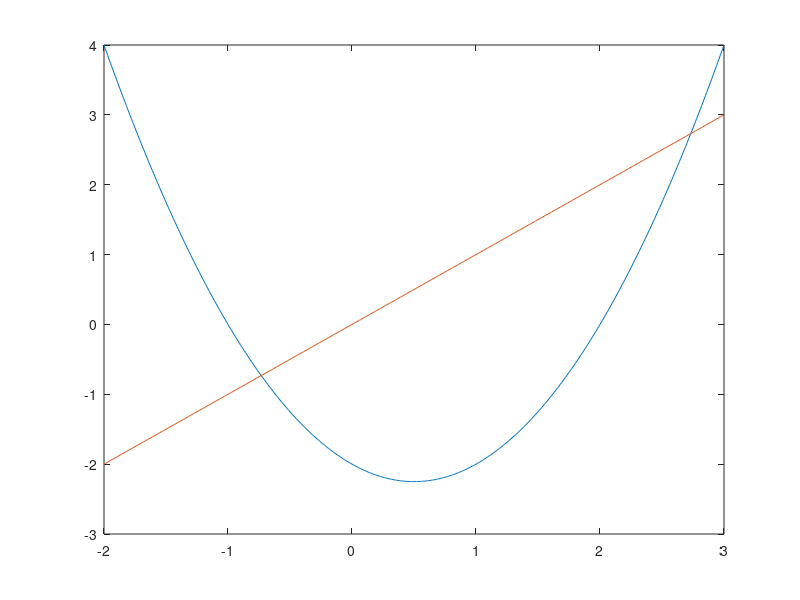

Write MATLAB code to recreate this figure. (Note: this script raises an error after producing the figure.)
%% Define implicit function
implicit_func = @(x) x.^2 - x - 2;
%%
% define x vector
x = -2:0.01:3;
% calcualte y values
y = implicit_func(x);
%%
% I'm plotting functions
plot(x,y,'DisplayName',"1"); hold on
plot(x,x,'DisplayName',"2")
% plot(x,zeros(1,length(x)))
yline(0,'HandleVisibility','off')
xline(0,'HandleVisibility','off')
plot(x,x+2,'DisplayName',"3")

% legend(["Quadratic","Linear","","","HI"])
legend show

xlabel("x")
ylabel("f(x)")
title("Practice Plot")

hold off
